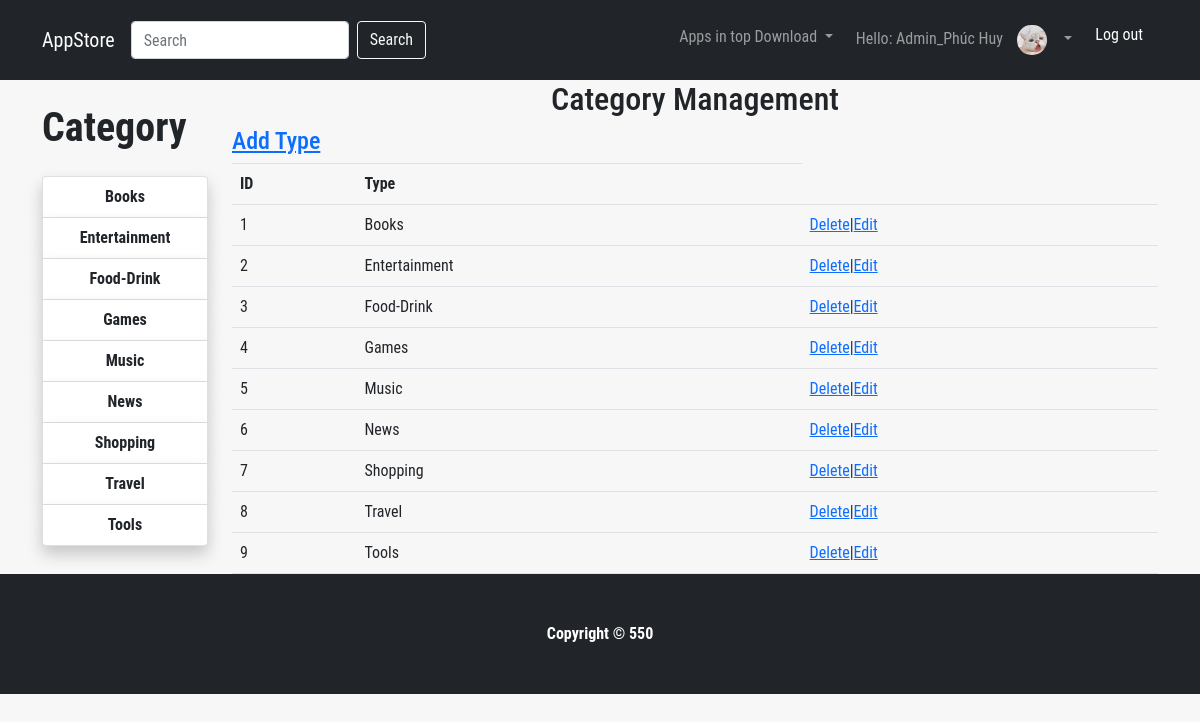
The app's page /index.php?quanly=Manage_Type (signed in) with its own data.
### tables this page shows
CREATE TABLE `user` (
  `ID` int(11) NOT NULL,
  `FullName` varchar(100) NOT NULL,
  `Email` varchar(100) NOT NULL,
  `Pass` varchar(100) NOT NULL,
  `Level` int(1) NOT NULL DEFAULT 1,
  `Budget` int(11) NOT NULL DEFAULT 0,
  `De_Name` varchar(100) NOT NULL,
  `Contact_Info` text NOT NULL,
  `AVT` varchar(100) NOT NULL DEFAULT 'image/AVT/AVT_Default.png'
);

CREATE TABLE `manage_type` (
  `ID_Type` int(11) NOT NULL,
  `Type_Name` varchar(100) NOT NULL
);

### Pages/Main/Manage_Type.php (the view, shortened to what this page needs)
<?php
    if(isset($_SESSION['Login']))
    {
?>
<table class="table my-auto">
    <h2 class="text-center">Category Management </h2>
    <h4><a href="index.php?action=Add_Type">Add Type</a></h4>
    <tr>
        <th>ID</th>
        <th>Type</th>
    </tr>
    <?php
    $sql_lietke = "SELECT * FROM manage_type ";
    $query_lietke = mysqli_query($mysqli, $sql_lietke);
    $i = 0;
    while ($row = mysqli_fetch_array($query_lietke)) {
        $i = $i + 1;
    ?>
        <tr>
            <td><?php echo $i ?></td>
            <td><?php echo $row['Type_Name'] ?></td>
            <td>
                <a href="Pages/Main/Type_Dataprocess.php?Type_delete=<?php echo $row['Type_Name'] ?>">Delete</a>|<a href="index.php?action=Edit_Type&ideditType=<?php echo $row['Type_Name'] ?>">Edit</a>
            </td>
        </tr>
    <?php
    }
    ?>
</table>
<?php
    }
?>

### Pages/header.php (shortened to what this page needs)
<?php
if (isset($_SESSION['Login'])) {
    $Email = $_SESSION['Login'];
    $sql_level = "SELECT * FROM user WHERE Email='$Email' LIMIT 1";
    $query_level = mysqli_query($mysqli, $sql_level);
    $user = mysqli_fetch_array($query_level);
}
?>
<nav class="navbar navbar-expand-lg navbar-dark bg-dark">
    <div class="container">
        <a class="navbar-brand" href="index.php">AppStore</a>
        <div class="search-container">
            <form class="form-inline my-2 my-lg-0" method="POST" action="index.php?quanly=Search">
                <input name="Search_Name" class="form-control mr-sm-2" type="text" placeholder="Search" aria-label="Search">
                <button class="btn btn-outline-light my-2 my-sm-0" name="Search" type="submit">Search</button>
            </form>
        </div>
        <div class="collapse navbar-collapse" id="navbarResponsive">
            <ul class="navbar-nav ml-auto text-center">
                <li class="nav-item dropdown">
                    <a class="nav-link dropdown-toggle" href="#" id="Dropdown1" role="button" data-toggle="dropdown" aria-haspopup="true" aria-expanded="false">
                        Apps in top Download
                    </a>
                </li>
                <?php
                if (!isset($_SESSION['Login'])) {
                ?>
                    <li class="nav-item active">
                        <a class="nav-link" id="login" href="login.php">
                            Login
                            <span class="sr-only">(current)</span>
                        </a>
                    </li>
                    <li class="nav-item active">
                        <a class="nav-link" id="signup" href="signup.php">
                            Sign Up
                            <span class="sr-only">(current)</span>
                        </a>
                    </li>
                <?php
                } else {
                ?>
                    <li class="nav-item dropdown">
                        <a class="nav-link dropdown-toggle" href="#" id="navbarDropdown" role="button" data-toggle="dropdown" aria-haspopup="true" aria-expanded="false">
                            <div class="d-inline">
                                Hello:
                                <?php
                                if (isset($_SESSION['Login'])) {
                                    echo $user['FullName'];
                                }
                                ?>
                                <img id = "ava" style="border-radius:500px" class=" AVT h-25 w-25" src="<?php echo $user['AVT']; ?>" alt="">
                            </div>
                        </a>
                    </li>
                <?php
                }
                ?>
                <?php
                if (isset($_SESSION['Login'])) {
                ?>
                    <li class="nav-item">
                        <a id ="logout"class="nav-link text-white" href="?Log=3">Log out
                        </a>
                    </li>
                <?php
                }
                ?>
            </ul>
        </div>
    </div>
</nav>

### Pages/Sidebar/sidebar.php
<h1 class="my-4 font-weight-bold">Category</h1>
<?php
$sql_Type = "SELECT * FROM manage_type ORDER BY ID_Type ASC";
$query_Type = mysqli_query($mysqli, $sql_Type);
?>
<div class="list-group">
    <?php
    while ($dong = mysqli_fetch_array($query_Type)) {
    ?>
        <a class="list-group-item font-weight-bold" id="listitem" href="index.php?quanly=sidebarlist&idloai=<?php echo $dong['Type_Name'] ?>"><?php echo $dong['Type_Name'] ?></a>
    <?php
    }
    ?>
</div>

### style.css (style rules this page uses)
* { padding: 0px; margin: 0px; box-sizing: border-box; font-family: "Roboto Condensed"; }
body { background-color: #f1f1f18f; }
#listitem { box-shadow: 0 8px 16px 0 #00000033; border: collapse; }
.list-group { text-align: center; }
#ava { max-width: 50px; size: 12px; padding: 9px 10px; }
#Dropdown1 { text-align: center; padding: 17px 15px; }
#logout { padding: 15px 15px; }

### records on screen
user: FullName "Admin_Phúc Huy", AVT (picture)
manage_type: Type_Name "Books"
manage_type: Type_Name "Entertainment"
manage_type: Type_Name "Food-Drink"
manage_type: Type_Name "Games"
manage_type: Type_Name "Music"
manage_type: Type_Name "News"
manage_type: Type_Name "Shopping"
manage_type: Type_Name "Travel"
manage_type: Type_Name "Tools"
